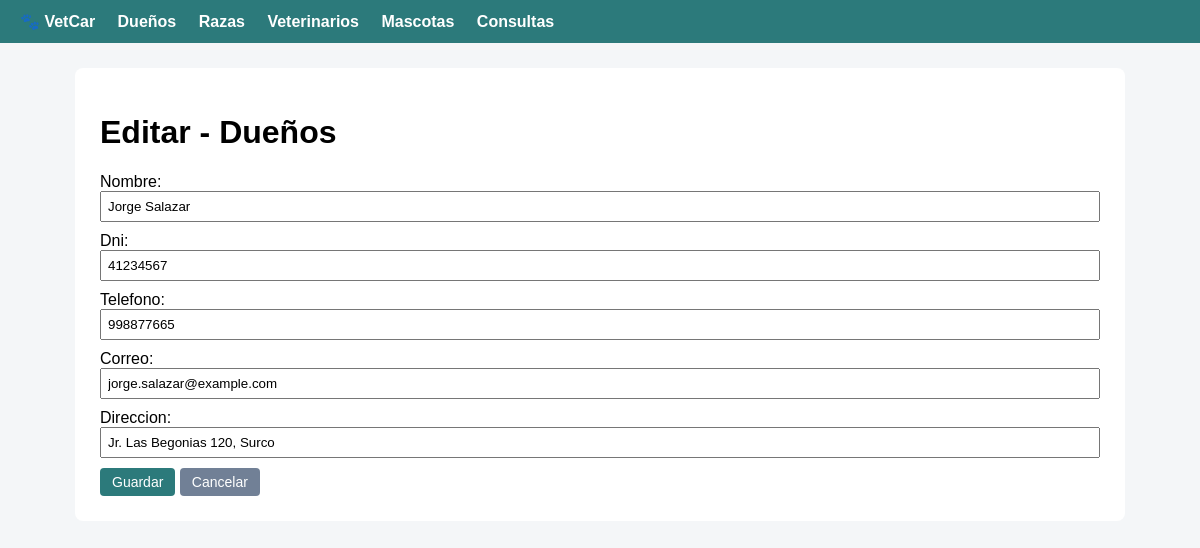
Page /vetcar/duenos/2/editar/ on the committed database.
### vetcar/models.py (models this page shows, shortened)
class Dueno(models.Model):
    nombre = models.CharField(max_length=100)
    dni = models.CharField(max_length=8, unique=True)
    telefono = models.CharField(max_length=15)
    correo = models.EmailField(blank=True)
    direccion = models.CharField(max_length=200, blank=True)
    class Meta:
        verbose_name = 'Dueño'
        verbose_name_plural = 'Dueños'
        ordering = ['nombre']

### vetcar/views.py (the view)
# urls.py: path('<str:entidad>/<int:pk>/editar/', views.editar, name='editar'),
def editar(request, entidad, pk):
    cfg = ENTIDADES[entidad]
    obj = get_object_or_404(cfg['model'], pk=pk)
    if request.method == 'POST':
        form = cfg['form'](request.POST, instance=obj)
        if form.is_valid():
            form.save()
            return redirect('vetcar:listar', entidad=entidad)
    else:
        form = cfg['form'](instance=obj)
    contexto = {'form': form, 'entidad': entidad,
                'titulo': f"Editar - {cfg['titulo']}"}
    return render(request, 'vetcar/formulario.html', contexto)

### vetcar/forms.py
class DuenoForm(forms.ModelForm):
    class Meta:
        model = Dueno
        fields = '__all__'

### vetcar/templates/vetcar/formulario.html (shortened to what this page needs)
{% extends 'vetcar/base.html' %}
{% block contenido %}
<h1>{{ titulo }}</h1>
<form method="post">
    {{ form.as_p }}
    <button type="submit" class="btn">Guardar</button>
    <a class="btn btn-gray" href="{% url 'vetcar:listar' entidad %}">Cancelar</a>
</form>
{% endblock %}

### vetcar/templates/vetcar/base.html (style rules this page uses)
body { font-family: Arial, sans-serif; margin: 0; background: #f4f6f8; }
.btn { display: inline-block; padding: 6px 12px; border-radius: 4px; text-decoration: none; color: #fff; background: #2c7a7b; border: none; cursor: pointer; font-size: 14px; }
.btn-gray { background: #718096; }
form p { margin: 10px 0; }
input, select, textarea { width: 100%; padding: 6px; box-sizing: border-box; }

### rows in the picture
Dueno: nombre "Jorge Salazar", dni "41234567", telefono "998877665", correo "jorge.salazar@example.com", direccion "Jr. Las Begonias 120, Surco"

### other values in the picture
{{ titulo }} "Editar - Dueños"
